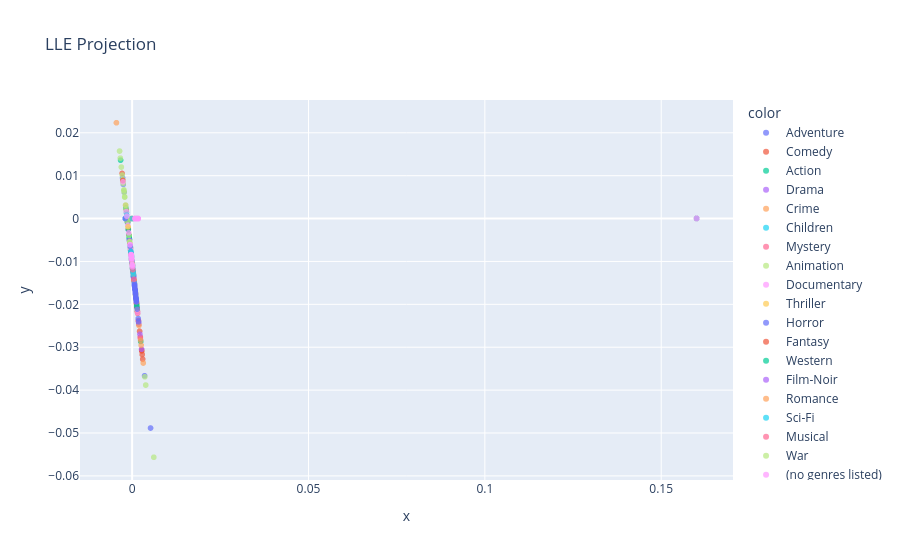

Notebook code cell kept with this figure:
### Markdown cell above
LocallyLinearEmbedding (LLE)

### Code cell
embedding = LocallyLinearEmbedding(n_components = 2)
X_transformed = embedding.fit_transform(X_num_scaled)
fig_lle = px.scatter( x = X_transformed[:,0], y =X_transformed[:,1], color = y, opacity = 0.7, title = 'LLE Projection')
fig_lle.show()

### Figure 1 — Plotly figure (JSON) as saved in the notebook; plotly's stock layout.template omitted (floating-point values rounded to 4 significant figures; data arrays with more than 128 entries replaced by an {"elided": "..."} marker saying what was removed)
{"data": [{"hovertemplate": "color=Adventure<br>x=%{x}<br>y=%{y}<extra></extra>", "legendgroup": "Adventure", "marker": {"color": "#636efa", "opacity": 0.7, "symbol": "circle"}, "mode": "markers", "name": "Adventure", "showlegend": true, "type": "scattergl", "x": {"elided": "653 float values"}, "xaxis": "x", "y": {"elided": "653 float values"}, "yaxis": "y"}, {"hovertemplate": "color=Comedy<br>x=%{x}<br>y=%{y}<extra></extra>", "legendgroup": "Comedy", "marker": {"color": "#EF553B", "opacity": 0.7, "symbol": "circle"}, "mode": "markers", "name": "Comedy", "showlegend": true, "type": "scattergl", "x": {"elided": "2779 float values"}, "xaxis": "x", "y": {"elided": "2779 float values"}, "yaxis": "y"}, {"hovertemplate": "color=Action<br>x=%{x}<br>y=%{y}<extra></extra>", "legendgroup": "Action", "marker": {"color": "#00cc96", "opacity": 0.7, "symbol": "circle"}, "mode": "markers", "name": "Action", "showlegend": true, "type": "scattergl", "x": {"elided": "1828 float values"}, "xaxis": "x", "y": {"elided": "1828 float values"}, "yaxis": "y"}, {"hovertemplate": "color=Drama<br>x=%{x}<br>y=%{y}<extra></extra>", "legendgroup": "Drama", "marker": {"color": "#ab63fa", "opacity": 0.7, "symbol": "circle"}, "mode": "markers", "name": "Drama", "showlegend": true, "type": "scattergl", "x": {"elided": "2226 float values"}, "xaxis": "x", "y": {"elided": "2226 float values"}, "yaxis": "y"}, {"hovertemplate": "color=Crime<br>x=%{x}<br>y=%{y}<extra></extra>", "legendgroup": "Crime", "marker": {"color": "#FFA15A", "opacity": 0.7, "symbol": "circle"}, "mode": "markers", "name": "Crime", "showlegend": true, "type": "scattergl", "x": {"elided": "537 float values"}, "xaxis": "x", "y": {"elided": "537 float values"}, "yaxis": "y"}, {"hovertemplate": "color=Children<br>x=%{x}<br>y=%{y}<extra></extra>", "legendgroup": "Children", "marker": {"color": "#19d3f3", "opacity": 0.7, "symbol": "circle"}, "mode": "markers", "name": "Children", "showlegend": true, "type": "scattergl", "x": {"elided": "197 float values"}, "xaxis": "x", "y": {"elided": "197 float values"}, "yaxis": "y"}, {"hovertemplate": "color=Mystery<br>x=%{x}<br>y=%{y}<extra></extra>", "legendgroup": "Mystery", "marker": {"color": "#FF6692", "opacity": 0.7, "symbol": "circle"}, "mode": "markers", "name": "Mystery", "showlegend": true, "type": "scattergl", "x": [-3.494e-07, -4.654e-05, -0.000245, 0.0001533, 7.181e-05, -0.0002437, 2.232e-05, 6.343e-06, 6.95e-05, -0.0002885, 1.339e-05, 0.000104, 5.473e-05, 6.256e-05, 7.825e-05, 6.629e-05, 9.193e-05, 1.029e-05, -0.0002512, -0.0002082, -0.0002881, 0.001796, -0.0001707, 1.199e-06, 3.347e-05, 5.086e-05, -0.0002685, 2.481e-05, -0.0002529, 2.005e-05, -0.0002656, 1.399e-06, 0.002339, -0.0002879, 7.775e-06, -0.0002901, 1.625e-05, 7.723e-05, 0.0001023, -8.534e-05, -0.0002181, 4.967e-06, -0.0002437, -0.0002153, 0.0008649, -0.0002346, -0.0002015, -7.504e-05], "xaxis": "x", "y": [-0.01046, -0.01011, -0.008672, -0.01159, -0.011, -0.008736, -0.01063, -0.01051, -0.01097, -0.008424, -0.01057, -0.01123, -0.01087, -0.01093, -0.01104, -0.01096, -0.01114, -0.01054, -0.008593, -0.008859, -0.008427, -0.02385, -0.009145, -0.01047, -0.01071, -0.01084, -0.008494, -0.01065, -0.008572, -0.01061, -0.008514, -0.01047, -0.02791, -0.008432, -0.01052, -0.008415, -0.01058, -0.01103, -0.01122, -0.009823, -0.008791, -0.01051, -0.008602, -0.008805, -3.826e-06, -0.008657, -0.009001, -0.009894], "yaxis": "y"}, {"hovertemplate": "color=Animation<br>x=%{x}<br>y=%{y}<extra></extra>", "legendgroup": "Animation", "marker": {"color": "#B6E880", "opacity": 0.7, "symbol": "circle"}, "mode": "markers", "name": "Animation", "showlegend": true, "type": "scattergl", "x": {"elided": "298 float values"}, "xaxis": "x", "y": {"elided": "298 float values"}, "yaxis": "y"}, {"hovertemplate": "color=Documentary<br>x=%{x}<br>y=%{y}<extra></extra>", "legendgroup": "Documentary", "marker": {"color": "#FF97FF", "opacity": 0.7, "symbol": "circle"}, "mode": "markers", "name": "Documentary", "showlegend": true, "type": "scattergl", "x": {"elided": "386 float values"}, "xaxis": "x", "y": {"elided": "386 float values"}, "yaxis": "y"}, {"hovertemplate": "color=Thriller<br>x=%{x}<br>y=%{y}<extra></extra>", "legendgroup": "Thriller", "marker": {"color": "#FECB52", "opacity": 0.7, "symbol": "circle"}, "mode": "markers", "name": "Thriller", "showlegend": true, "type": "scattergl", "x": [6.027e-05, 4.139e-05, 0.0002181, 5.448e-05, 0.0001116, -5.347e-06, 8.88e-05, 3.662e-05, 2.98e-05, -0.001144, 2.929e-05, 2.601e-05, -5.224e-06, 0.0002461, 1.102e-05, 3.983e-05, 2.21e-05, -0.0002499, -0.0002829, -0.000244, 0.0001534, -0.0002512, -0.0002437, 5.719e-05, -0.0002512, -0.0002438, 2.342e-07, 4.628e-05, -4.05e-06, 4.836e-05, -1.076e-05, 0.0009343, 0.0001498, -0.000244, 5.7e-05, 0.0001048, -0.000259, 8.463e-05, -0.0002438, -0.0002178, -0.0002505, 5.022e-05, 5.62e-05, -2.097e-05, -0.0002662, 1.471e-05, 7.347e-05, 0.0001172, -0.0002486, -0.0001119, -0.0002512, 0.0001085, 7.065e-05, -0.0002875, -0.0001499, -1.244e-06, -0.0001593, -0.0002348, 2.869e-06, -0.0002327, -0.0002429, -0.0002453, -0.0002513, -0.000247, -0.0002119, -0.0001873, -0.0002513, -0.0002184, -0.0002174, -0.0001933, 1.658e-05, -0.0002328, -0.0002737, -5.717e-06, 1.825e-05, -0.0002153, -3.096e-05, -0.0002367, 6.427e-06, -0.0001937, 5.819e-06, -0.0002741, -0.0002332, -8.019e-05], "xaxis": "x", "y": [-0.0109, -0.01076, -0.01208, -0.01087, -0.01128, -0.01042, -0.01112, -0.01073, -0.01068, -0.001919, -0.01068, -0.01066, -0.01042, -0.01229, -0.01054, -0.01076, -0.01063, -0.00861, -0.008457, -0.008734, -0.01159, -0.008593, -0.008735, -0.01089, -0.008593, -0.008735, -0.01046, -0.01081, -0.01044, -0.01082, -0.01039, -0.01742, -0.01157, -0.008733, -0.01088, -0.01123, -0.00862, -0.01109, -0.008735, -0.008786, -0.008603, -0.01083, -0.01088, -0.0103, -0.008463, -0.01057, -0.01101, -0.01133, -0.008702, -0.009643, -0.008593, -0.01126, -0.01098, -0.008432, -0.009304, -0.01045, -0.009262, -0.008654, -0.01049, -0.008669, -0.008741, -0.008722, -0.008593, -0.008713, -0.008847, -0.009021, -0.008593, -0.008781, -0.008789, -0.008976, -0.01058, -0.008668, -0.00846, -0.01042, -0.01059, -0.008805, -0.01025, -0.008783, -0.01052, -0.008971, -0.01051, -0.008457, -0.008666, -0.009899], "yaxis": "y"}, {"hovertemplate": "color=Horror<br>x=%{x}<br>y=%{y}<extra></extra>", "legendgroup": "Horror", "marker": {"color": "#636efa", "opacity": 0.7, "symbol": "circle"}, "mode": "markers", "name": "Horror", "showlegend": true, "type": "scattergl", "x": {"elided": "468 float values"}, "xaxis": "x", "y": {"elided": "468 float values"}, "yaxis": "y"}, {"hovertemplate": "color=Fantasy<br>x=%{x}<br>y=%{y}<extra></extra>", "legendgroup": "Fantasy", "marker": {"color": "#EF553B", "opacity": 0.7, "symbol": "circle"}, "mode": "markers", "name": "Fantasy", "showlegend": true, "type": "scattergl", "x": [3.283e-05, 0.0001273, 2.607e-05, -2.149e-06, -5.178e-05, -5.467e-05, 1.076e-05, 2.458e-05, -0.000185, -0.0002512, 1.197e-05, -0.0002347, 1.669e-05, -0.0002916, 0.16, -0.0002235, -1.155e-05, -0.002635, 1.038e-05, 0.000112, -0.0002436, -0.0002742, -0.0002513, -0.0002829, -0.0002437, -1.685e-06, -5.619e-06, -6.78e-05, 7.013e-05, -0.0003652, 2.047e-05, -0.0001566, -0.0002722, 1.728e-05, 9.501e-05, 8.05e-06, 5.683e-05, -7.852e-05, -0.0002249, -0.0001061, -8.783e-05, -0.0002524], "xaxis": "x", "y": [-0.01071, -0.0114, -0.01066, -0.01044, -0.01007, -0.01005, -0.01054, -0.01065, -0.009037, -0.008593, -0.01054, -0.008654, -0.01059, -0.008406, 3.414e-05, -0.008747, -0.01038, 0.008894, -0.01054, -0.01129, -0.008736, -0.008459, -0.008593, -0.008457, -0.008736, -0.01045, -0.01042, -0.01001, -0.01098, -0.00797, -0.01061, -0.009223, -0.00847, -0.0106, -0.01117, -0.01053, -0.01088, -0.009868, -0.00874, -0.009666, -0.009797, -0.008623], "yaxis": "y"}, {"hovertemplate": "color=Western<br>x=%{x}<br>y=%{y}<extra></extra>", "legendgroup": "Western", "marker": {"color": "#00cc96", "opacity": 0.7, "symbol": "circle"}, "mode": "markers", "name": "Western", "showlegend": true, "type": "scattergl", "x": [9.556e-05, -7.295e-05, 0.0001502, 2.114e-05, -0.0002511, -1.085e-05, 1.919e-05, -2.58e-05, -0.0002521, -2.873e-06, -0.0002533, -0.0002515, -0.0002512, -0.0002436, -0.0002433, -0.0002441, 1.898e-05, 2.616e-05, -0.0002502, -0.0001147, -9.709e-05, 6.012e-06, -0.0002687], "xaxis": "x", "y": [-0.01117, -0.009948, -0.01157, -0.01062, -0.008596, -0.01039, -0.01061, -0.01028, -0.008585, -0.01045, -0.008593, -0.008591, -0.008593, -0.008736, -0.008738, -0.008733, -0.01061, -0.01066, -0.008607, -0.009475, -0.009732, -0.01054, -0.008494], "yaxis": "y"}, {"hovertemplate": "color=Film-Noir<br>x=%{x}<br>y=%{y}<extra></extra>", "legendgroup": "Film-Noir", "marker": {"color": "#ab63fa", "opacity": 0.7, "symbol": "circle"}, "mode": "markers", "name": "Film-Noir", "showlegend": true, "type": "scattergl", "x": [-0.0002513, 3.582e-05, -1.81e-05, 1.717e-05, -1.106e-05, -1.912e-06, 5.06e-05, -4.677e-05, -0.0002926, -0.0002435, -0.0002895, -0.0002436], "xaxis": "x", "y": [-0.008593, -0.01073, -0.01033, -0.01059, -0.01039, -0.01045, -0.01083, -0.01012, -0.008401, -0.008737, -0.008418, -0.008736], "yaxis": "y"}, {"hovertemplate": "color=Romance<br>x=%{x}<br>y=%{y}<extra></extra>", "legendgroup": "Romance", "marker": {"color": "#FFA15A", "opacity": 0.7, "symbol": "circle"}, "mode": "markers", "name": "Romance", "showlegend": true, "type": "scattergl", "x": [-0.0002514, -0.0002512, -0.0002437, -0.0002756, -0.0002436, -0.0002434, -0.0003472, -0.0002516, -0.0001966, 0.0001291, 1.493e-05, -5.606e-06, -0.000244, 0.0003294, -6.435e-05, 0.0001287, -0.0002576, 0.002408, -0.0001681, 3.24e-05, -1.075e-05, -0.0002183, -0.0002889, -0.0002436, -0.0002437, -0.0002436, 0.0001348, -0.00446, -0.0002436, -0.0002437, -0.0002922, 0.0001348, 1.315e-05, -0.0001997, 0.0002275, -0.0002878, -0.0002162, -0.0002364], "xaxis": "x", "y": [-0.008591, -0.008593, -0.008735, -0.008448, -0.008736, -0.008737, -0.008074, -0.008593, -0.008948, -0.01141, -0.01058, -0.01041, -0.008734, -0.01291, -0.01001, -0.01141, -0.00856, -0.02842, -0.009191, -0.01071, -0.01039, -0.008782, -0.008422, -0.008736, -0.008736, -0.008736, -0.01146, 0.02234, -0.008736, -0.008736, -0.008402, -0.01146, -0.01056, -0.008954, -0.01213, -0.008428, -0.008798, -0.008643], "yaxis": "y"}, {"hovertemplate": "color=Sci-Fi<br>x=%{x}<br>y=%{y}<extra></extra>", "legendgroup": "Sci-Fi", "marker": {"color": "#19d3f3", "opacity": 0.7, "symbol": "circle"}, "mode": "markers", "name": "Sci-Fi", "showlegend": true, "type": "scattergl", "x": [-2.373e-05, -6.138e-06, 4.268e-05, 0.000254, -0.0002512, -0.0002041, -0.0002332, -3.079e-05, -0.0002435, 0.0001473, -0.0002508, -0.0002436, -0.0002436, -0.000251, -0.0002891, -0.0002436, 5.021e-05, -6.497e-05, -0.0002095, -0.0001791, -0.0002134, 9.441e-05, -0.0002076, -0.0002021, 8.186e-05, -0.000236, -0.0002744, -0.0002161, 0.16, -0.0002437, -0.0002744, -0.0002438, -0.0002442, 1.211e-05, 9.01e-05, -0.0002913, -0.0003131, -4.325e-05, -3.017e-05, -0.0002023, 0.0003497, -0.0003625, -7.394e-05, -0.0002436, -0.0002506, -0.0002326, -0.0002656, -0.0002996, -2.411e-05, -0.0002856, 0.0001592, -0.001529, -0.0002739, -0.0002513, -0.0002436, -6.594e-05, -0.0002721, -0.0002372, -2.944e-05, -5.571e-05, -0.0003119, -0.0002616], "xaxis": "x", "y": [-0.01028, -0.01041, -0.01078, -0.01235, -0.008593, -0.00889, -0.008666, -0.01023, -0.008737, -0.01155, -0.008599, -0.008736, -0.008736, -0.008595, -0.008419, -0.008736, -0.01084, -0.01001, -0.00885, -0.009054, -0.008878, -0.01116, -0.008864, -0.008906, -0.01107, -0.008646, -0.008455, -0.008799, 3.414e-05, -0.008736, -0.008457, -0.008735, -0.008732, -0.01056, -0.01113, -0.008404, -0.008099, -0.01014, -0.01024, -0.008894, -0.01306, -0.007674, -0.009906, -0.008736, -0.008601, -0.008669, -0.008561, -0.008202, -0.01029, -0.008307, -0.01163, 0.0007746, -0.008458, -0.008593, -0.008736, -0.009972, -0.00847, -0.008637, -0.01026, -0.01005, -0.00819, -0.008604], "yaxis": "y"}, {"hovertemplate": "color=Musical<br>x=%{x}<br>y=%{y}<extra></extra>", "legendgroup": "Musical", "marker": {"color": "#FF6692", "opacity": 0.7, "symbol": "circle"}, "mode": "markers", "name": "Musical", "showlegend": true, "type": "scattergl", "x": [2.557e-05, 5.243e-06, 6.281e-05, -0.0002512, 5.023e-05, -0.0002503, 7.935e-05, 6.651e-06, -0.0002436, -0.0001217, 2.248e-05, -0.0002474, -0.0002919, -0.0002916, 0.0004932, -0.0002863, 5.458e-05, -0.0002827, -1.687e-05, -0.0002926, 0.0001968, -0.0002533, 0.0008649], "xaxis": "x", "y": [-0.01066, -0.01051, -0.01092, -0.008593, -0.01084, -0.008606, -0.01105, -0.01052, -0.008736, -0.009512, -0.01063, -0.008711, -0.008404, -0.008406, -0.01413, -0.008437, -0.01084, -0.008458, -0.01035, -0.0084, -0.0119, -0.008581, -3.826e-06], "yaxis": "y"}, {"hovertemplate": "color=War<br>x=%{x}<br>y=%{y}<extra></extra>", "legendgroup": "War", "marker": {"color": "#B6E880", "opacity": 0.7, "symbol": "circle"}, "mode": "markers", "name": "War", "showlegend": true, "type": "scattergl", "x": [2.174e-05, 4.496e-05, -0.0002535, -0.0002436], "xaxis": "x", "y": [-0.01063, -0.0108, -0.00859, -0.008736], "yaxis": "y"}, {"hovertemplate": "color=(no genres listed)<br>x=%{x}<br>y=%{y}<extra></extra>", "legendgroup": "(no genres listed)", "marker": {"color": "#FF97FF", "opacity": 0.7, "symbol": "circle"}, "mode": "markers", "name": "(no genres listed)", "showlegend": true, "type": "scattergl", "x": [-0.0002468, -0.0001516, -8.247e-05, -0.0002271, -0.0002693, -0.0002713, -0.0002702, 5.684e-05, 4.542e-05, -0.0002335, 0.001711, -0.0005799, 0.0001069, -0.0002512, -0.0002439, -0.0002436, -0.0002437, -0.000274, -0.0002744, -0.001504, 0.0008649, -0.0002464, 0.16, -0.0002097, 0.001711, -0.0002928, 0.0008649, -0.0001645, 0.001104, 0.0007762, -0.002597, -0.0002436, -0.0002915, -0.0002402], "xaxis": "x", "y": [-0.008616, -0.009337, -0.00984, -0.008729, -0.008488, -0.008483, -0.008483, -0.01088, -0.0108, -0.00866, -7.457e-06, -0.006109, -0.01125, -0.008593, -0.008733, -0.008736, -0.008735, -0.008458, -0.008455, 0.0005686, -3.826e-06, -0.008711, 3.414e-05, -0.008848, -7.457e-06, -0.008399, -3.826e-06, -0.009273, -3.82e-06, -3.555e-06, 0.008557, -0.008736, -0.008406, -0.008626], "yaxis": "y"}], "layout": {"legend": {"title": {"text": "color"}, "tracegroupgap": 0}, "title": {"text": "LLE Projection"}, "xaxis": {"anchor": "y", "domain": [0, 1], "title": {"text": "x"}}, "yaxis": {"anchor": "x", "domain": [0, 1], "title": {"text": "y"}}}}
